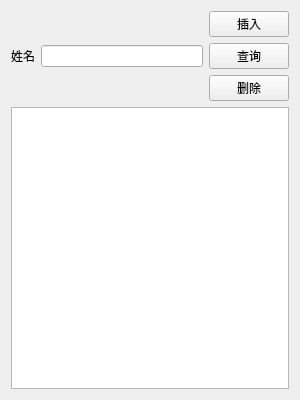
<?xml version="1.0" encoding="UTF-8"?>
<ui version="4.0">
 <class>humanmanagement</class>
 <widget class="QWidget" name="humanmanagement">
  <property name="geometry">
   <rect>
    <x>0</x>
    <y>0</y>
    <width>300</width>
    <height>400</height>
   </rect>
  </property>
  <property name="minimumSize">
   <size>
    <width>300</width>
    <height>400</height>
   </size>
  </property>
  <property name="maximumSize">
   <size>
    <width>300</width>
    <height>400</height>
   </size>
  </property>
  <property name="windowTitle">
   <string>Human Management</string>
  </property>
  <layout class="QGridLayout" name="gridLayout">
   <item row="0" column="2">
    <widget class="QPushButton" name="insert_human">
     <property name="text">
      <string>插入</string>
     </property>
    </widget>
   </item>
   <item row="1" column="0">
    <widget class="QLabel" name="label">
     <property name="text">
      <string>姓名</string>
     </property>
    </widget>
   </item>
   <item row="1" column="1">
    <widget class="QLineEdit" name="lineEdit"/>
   </item>
   <item row="1" column="2">
    <widget class="QPushButton" name="query_human">
     <property name="text">
      <string>查询</string>
     </property>
    </widget>
   </item>
   <item row="2" column="2">
    <widget class="QPushButton" name="update_human">
     <property name="text">
      <string>删除</string>
     </property>
    </widget>
   </item>
   <item row="3" column="0" colspan="3">
    <widget class="QTableView" name="humantable"/>
   </item>
  </layout>
 </widget>
 <resources/>
 <connections/>
</ui>
